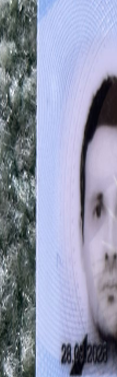
#> input picture backend/debug_images/0fac64192f2445418be2a15a7369fc77_field_photo.png, 117 x 377 px
$ python -i document_ocr.py   (imports and definitions only)   (older library calls are emulated)
#> lines starting #> are read from the running program, lines starting #| are printed output that depends on the picture; after the words box and inside, x2 and y2 are one past the last pixel; in counts of white or black regions, pixels touching at a corner belong together
"""
Document OCR and Extraction Module
Handles OCR processing and data extraction from UK driving licences
"""

import re
from datetime import datetime
from typing import Dict, Optional, Any, Tuple, List
import pytesseract
from PIL import Image, ImageOps
import io
import logging
import cv2
import numpy as np
import os
import json
import tempfile
import subprocess
import uuid
import base64
from pathlib import Path
from perspective_transform import perspective_transform_image

logger = logging.getLogger(__name__)


DEBUG_DIR = Path(__file__).resolve().parent / "debug_images"
# [1 line not run here, left out]


def analyze_font_characteristics(image_pil: Image.Image) -> Dict[str, Any]:
    """
    Analyze font characteristics in an image region to optimize OCR.

    Detects:
    - Font type (dot-matrix, printed, monospace)
    - Character spacing and dimensions
    - Case type (uppercase/lowercase/mixed)
    - Optimal Tesseract configuration

    Args:
        image_pil: PIL Image of the text region

    Returns:
        Dictionary with font characteristics and recommended OCR config
    """
    try:
        # Convert to OpenCV format
        img_cv = cv2.cvtColor(np.array(image_pil), cv2.COLOR_RGB2BGR)
#> img_cv is the input picture: shape (377, 117, 3); mean B, G, R 169.7, 147.7, 142.5
        gray = cv2.cvtColor(img_cv, cv2.COLOR_BGR2GRAY)
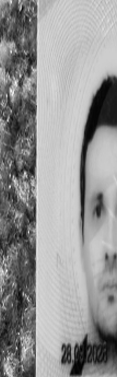
#> gray: shape (377, 117); min 1, max 245, mean 148.6

        # Binarize image
        _, binary = cv2.threshold(gray, 0, 255, cv2.THRESH_BINARY + cv2.THRESH_OTSU)
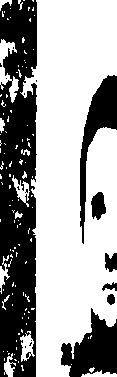
#> binary: shape (377, 117); 63.2% white; 18 black regions (11 under 20 px)

        # Find contours of characters
        contours, _ = cv2.findContours(binary, cv2.RETR_EXTERNAL, cv2.CHAIN_APPROX_SIMPLE)
#> contours = 114 contours, 104 with area under 20; largest, box (x1, y1, x2, y2) and area: (20, 0, 117, 377) 25458, (0, 39, 19, 103) 392, (20, 331, 35, 362) 228, (12, 175, 30, 207) 176, (4, 353, 16, 377) 104

        # Filter small noise contours
        min_area = (gray.shape[0] * gray.shape[1]) * 0.001
#> min_area = 44.11
        char_contours = [c for c in contours if cv2.contourArea(c) > min_area]
#> char_contours = 7 contours; box (x1, y1, x2, y2) and area: (20, 0, 117, 377) 25458, (0, 39, 19, 103) 392, (20, 331, 35, 362) 228, (12, 175, 30, 207) 176, (4, 353, 16, 377) 104, (81, 370, 117, 377) 102, (0, 255, 10, 294) 94

        if not char_contours:
            logger.warning("No character contours found in font analysis")
            return _default_font_config()

        # Analyze character dimensions
        char_widths = []
        char_heights = []
        char_spacing = []

        sorted_contours = sorted(char_contours, key=lambda c: cv2.boundingRect(c)[0])
#> sorted_contours has the same summary as char_contours

        for i, contour in enumerate(sorted_contours):
            x, y, w, h = cv2.boundingRect(contour)
            char_widths.append(w)
            char_heights.append(h)

            # Calculate spacing to next character
            if i < len(sorted_contours) - 1:
                next_x = cv2.boundingRect(sorted_contours[i + 1])[0]
                spacing = next_x - (x + w)
                if spacing > 0:
                    char_spacing.append(spacing)
#> this loop made 7 passes
#> (x, y, w, h, next_x, spacing) on passes 1 to 6: (0, 255, 10, 39, 0, -10), (0, 39, 19, 64, 4, -15), (4, 353, 12, 24, 12, -4), (12, 175, 18, 32, 20, -10), (20, 331, 15, 31, 20, -15), (20, 0, 97, 377, 81, -36)
#> (x, y, w, h) on pass 7: (81, 370, 36, 7)
#> after the loop, char_heights = [39, 64, 24, 32, 31, 377, 7]; char_spacing = []; char_widths = [10, 19, 12, 18, 15, 97, 36]

        # Calculate statistics
        avg_width = np.median(char_widths) if char_widths else 0
#> avg_width = 18
        avg_height = np.median(char_heights) if char_heights else 0
#> avg_height = 32
        avg_spacing = np.median(char_spacing) if char_spacing else 0
#> avg_spacing = 0
        width_variance = np.std(char_widths) if len(char_widths) > 1 else 0
#> width_variance = 28.63

        # Detect font type
        is_monospace = width_variance < avg_width * 0.15 if avg_width > 0 else False
#> is_monospace = False

        # Detect dot-matrix characteristics
        # Dot-matrix fonts have distinctive gaps/dots in characters
        is_dot_matrix = _detect_dot_matrix(binary, char_contours)

        # Detect case type (simple heuristic)
        case_type = "mixed"  # Default, could be enhanced with OCR

        # Build optimal Tesseract config
        tesseract_config = _build_tesseract_config({
            'is_monospace': is_monospace,
            'is_dot_matrix': is_dot_matrix,
            'avg_height': avg_height
        })

        return {
            'fontType': 'dot-matrix' if is_dot_matrix else ('monospace' if is_monospace else 'printed'),
            'isMonospace': bool(is_monospace),
            'isDotMatrix': bool(is_dot_matrix),
            'caseType': case_type,
            'avgCharWidth': float(avg_width),
            'avgCharHeight': float(avg_height),
            'charSpacing': float(avg_spacing),
            'tesseractPSM': 6,  # Uniform block of text
            'tesseractConfig': tesseract_config
        }

    except Exception as e:
        logger.error(f"Error analyzing font characteristics: {e}")
        return _default_font_config()


def _detect_dot_matrix(binary_image: np.ndarray, char_contours: List) -> bool:
    """
    Detect if text uses dot-matrix font by analyzing character density.
    Dot-matrix fonts have lower density due to gaps between dots.
    """
    try:
        if not char_contours:
            return False

        # Sample a few characters
        sample_size = min(5, len(char_contours))
#> sample_size = 5
        sampled = char_contours[:sample_size]
#> sampled = 5 contours; box (x1, y1, x2, y2) and area: (20, 331, 35, 362) 228, (12, 175, 30, 207) 176, (4, 353, 16, 377) 104, (81, 370, 117, 377) 102, (0, 255, 10, 294) 94

        densities = []
        for contour in sampled:
            x, y, w, h = cv2.boundingRect(contour)
            char_region = binary_image[y:y+h, x:x+w]

            if char_region.size > 0:
                # Calculate pixel density (ratio of foreground pixels)
                density = np.count_nonzero(char_region == 0) / char_region.size
                densities.append(density)
#> this loop made 5 passes
#> (x, y, w, h, density) on passes 1 to 5: (81, 370, 36, 7, 0.405), (4, 353, 12, 24, 0.462), (20, 331, 15, 31, 0.458), (0, 255, 10, 39, 0.59), (12, 175, 18, 32, 0.585)
#> after the loop, densities = [0.405, 0.462, 0.458, 0.59, 0.585]

        if not densities:
            return False

        avg_density = np.mean(densities)
#> avg_density = 0.5

        # Dot-matrix fonts typically have lower density (0.2-0.5)
        # Normal printed fonts have higher density (0.5-0.8)
        return avg_density < 0.5

    except Exception as e:
        logger.error(f"Error detecting dot-matrix font: {e}")
        return False


def _build_tesseract_config(font_props: Dict) -> str:
    """
    Build optimal Tesseract configuration string based on font properties.
    """
    config_parts = ['--psm 6']  # Assume uniform block of text

    if font_props.get('is_dot_matrix'):
        # Dot-matrix fonts need special handling
        # Use uppercase-only character set if it's likely all caps
        config_parts.append('-c tessedit_char_whitelist=ABCDEFGHIJKLMNOPQRSTUVWXYZ0123456789 ')
        config_parts.append('-c tessedit_enable_dict_correction=0')
        # Increase minimum character height for dot-matrix
        if font_props.get('avg_height', 0) > 15:
            config_parts.append('-c textord_min_linesize=2.5')

    if font_props.get('is_monospace'):
        # Monospace fonts benefit from fixed pitch detection
        config_parts.append('-c textord_force_make_prop_words=0')

    return ' '.join(config_parts)


# [13 lines left out: function _default_font_config, not called in this run]


class UKDrivingLicenceExtractor:
    """
    Extract structured data from UK driving licences using OCR.

    UK Driving Licence Format:
    - Field 1: Surname
    - Field 2: First names
    - Field 3: Date of birth (DD.MM.YYYY)
    - Field 4a: Date of issue
    - Field 4b: Date of expiry
    - Field 4c: Issuing authority (DVLA)
    - Field 5: Licence number (format: SSSSS-DDMMYY-IN-XXX)
    - Field 7: Signature
    - Field 8: Address
    - Field 9: Vehicle categories
    """

    # [1735 lines left out: functions __init__, get_available_templates, set_template, extract_from_image, _save_debug, _preprocess_image and 14 more, not called in this run]

>>> import cv2
>>> picture = cv2.cvtColor(cv2.imread('debug_images/0fac64192f2445418be2a15a7369fc77_field_photo.png'), cv2.COLOR_BGR2RGB)
>>> result = analyze_font_characteristics(picture)
#> in analyze_font_characteristics, `is_dot_matrix = _detect_dot_matrix(binary, char_contours)`: is_dot_matrix = True
#> result = 9 items
